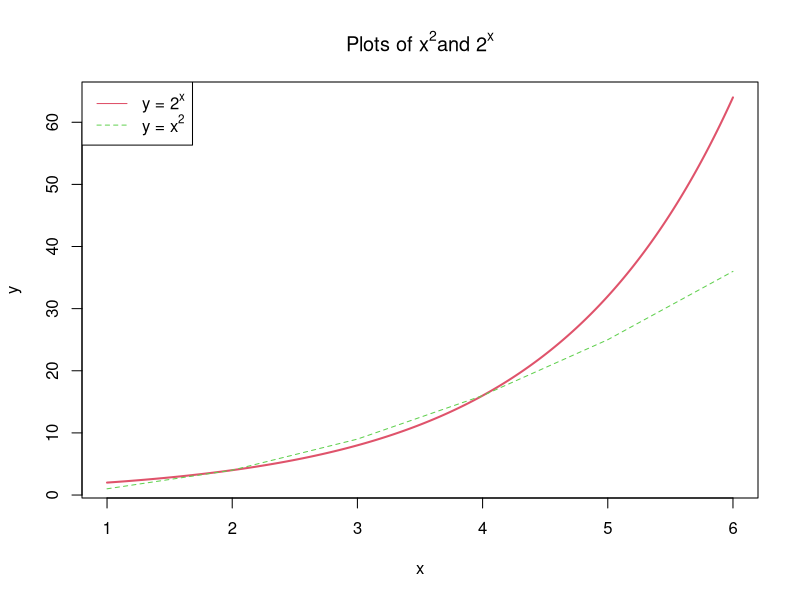

The R script that drew this image:
## ---- chunk 1
knitr::opts_chunk$set(echo = TRUE)
## ---- chunk 2

l1 = seq(length = 10000, from = 1, to = 6)

plot(l1, 2^l1, main = expression("Plots of x"^2*"and 2"^"x"), xlab = "x", ylab = "y", col = 2, lwd = 2, lty = 1, type = "l")

lines(1:6, c(1:6)^2, col = 3, lty = 2)

legend(x = "topleft", col = 2:3, lty = c(1,2), c(expression("y = 2"^x, "y = x"^2)))


